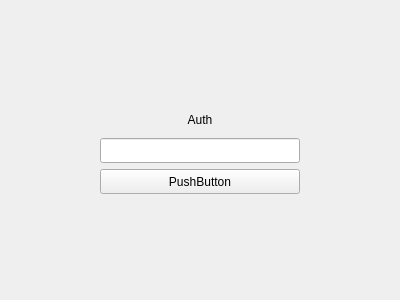
<?xml version="1.0" encoding="UTF-8"?>
<ui version="4.0">
 <class>LoginWidget</class>
 <widget class="QWidget" name="LoginWidget">
  <property name="geometry">
   <rect>
    <x>0</x>
    <y>0</y>
    <width>400</width>
    <height>300</height>
   </rect>
  </property>
  <property name="windowTitle">
   <string>Form</string>
  </property>
  <layout class="QGridLayout" name="gridLayout">
   <item row="0" column="1">
    <spacer name="verticalSpacer_2">
     <property name="orientation">
      <enum>Qt::Orientation::Vertical</enum>
     </property>
     <property name="sizeHint" stdset="0">
      <size>
       <width>20</width>
       <height>89</height>
      </size>
     </property>
    </spacer>
   </item>
   <item row="1" column="0">
    <spacer name="horizontalSpacer">
     <property name="orientation">
      <enum>Qt::Orientation::Horizontal</enum>
     </property>
     <property name="sizeHint" stdset="0">
      <size>
       <width>82</width>
       <height>20</height>
      </size>
     </property>
    </spacer>
   </item>
   <item row="1" column="1">
    <widget class="QLabel" name="label">
     <property name="minimumSize">
      <size>
       <width>200</width>
       <height>25</height>
      </size>
     </property>
     <property name="text">
      <string>Auth</string>
     </property>
     <property name="alignment">
      <set>Qt::AlignmentFlag::AlignCenter</set>
     </property>
    </widget>
   </item>
   <item row="1" column="2">
    <spacer name="horizontalSpacer_6">
     <property name="orientation">
      <enum>Qt::Orientation::Horizontal</enum>
     </property>
     <property name="sizeHint" stdset="0">
      <size>
       <width>82</width>
       <height>20</height>
      </size>
     </property>
    </spacer>
   </item>
   <item row="2" column="0">
    <spacer name="horizontalSpacer_2">
     <property name="orientation">
      <enum>Qt::Orientation::Horizontal</enum>
     </property>
     <property name="sizeHint" stdset="0">
      <size>
       <width>82</width>
       <height>20</height>
      </size>
     </property>
    </spacer>
   </item>
   <item row="2" column="1">
    <widget class="QLineEdit" name="lineEdit">
     <property name="minimumSize">
      <size>
       <width>200</width>
       <height>25</height>
      </size>
     </property>
    </widget>
   </item>
   <item row="2" column="2">
    <spacer name="horizontalSpacer_4">
     <property name="orientation">
      <enum>Qt::Orientation::Horizontal</enum>
     </property>
     <property name="sizeHint" stdset="0">
      <size>
       <width>82</width>
       <height>20</height>
      </size>
     </property>
    </spacer>
   </item>
   <item row="3" column="0">
    <spacer name="horizontalSpacer_3">
     <property name="orientation">
      <enum>Qt::Orientation::Horizontal</enum>
     </property>
     <property name="sizeHint" stdset="0">
      <size>
       <width>82</width>
       <height>20</height>
      </size>
     </property>
    </spacer>
   </item>
   <item row="3" column="1">
    <widget class="QPushButton" name="pushButton">
     <property name="minimumSize">
      <size>
       <width>200</width>
       <height>25</height>
      </size>
     </property>
     <property name="text">
      <string>PushButton</string>
     </property>
    </widget>
   </item>
   <item row="3" column="2">
    <spacer name="horizontalSpacer_5">
     <property name="orientation">
      <enum>Qt::Orientation::Horizontal</enum>
     </property>
     <property name="sizeHint" stdset="0">
      <size>
       <width>82</width>
       <height>20</height>
      </size>
     </property>
    </spacer>
   </item>
   <item row="4" column="1">
    <spacer name="verticalSpacer">
     <property name="orientation">
      <enum>Qt::Orientation::Vertical</enum>
     </property>
     <property name="sizeHint" stdset="0">
      <size>
       <width>20</width>
       <height>88</height>
      </size>
     </property>
    </spacer>
   </item>
  </layout>
 </widget>
 <resources/>
 <connections/>
</ui>
